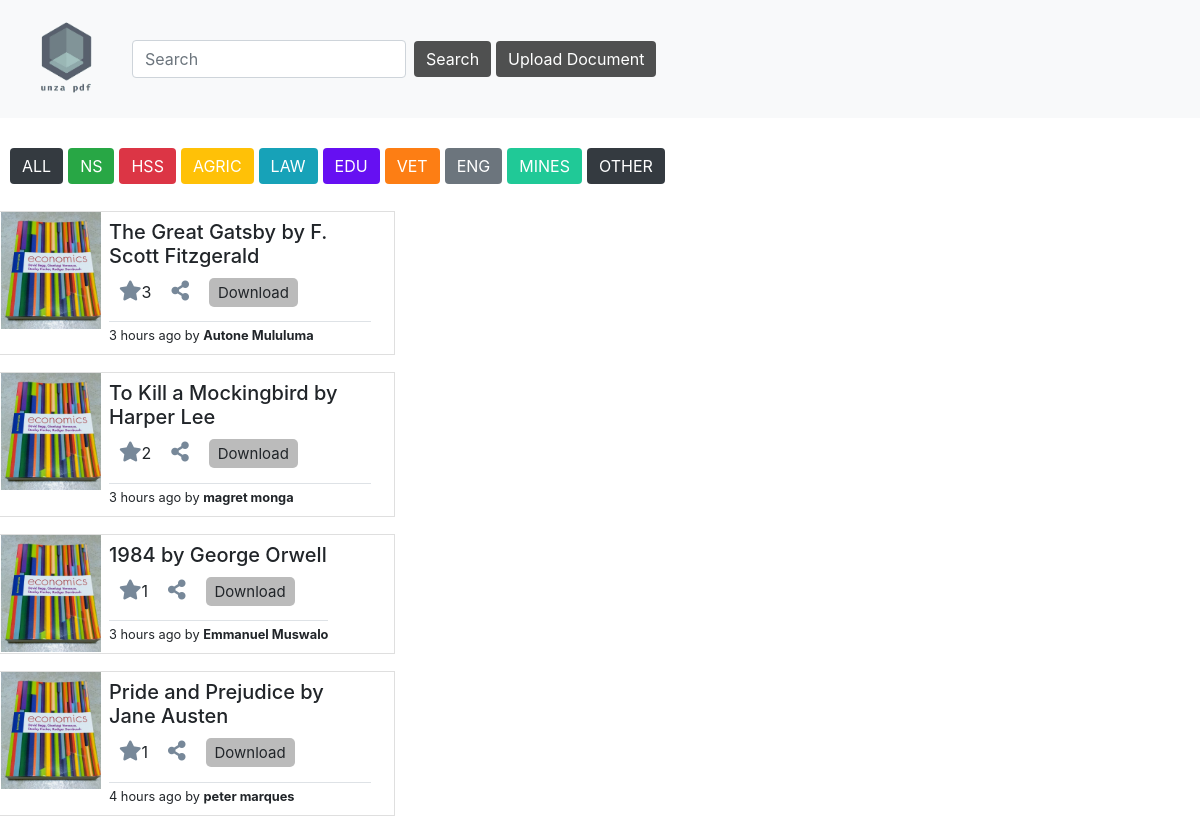
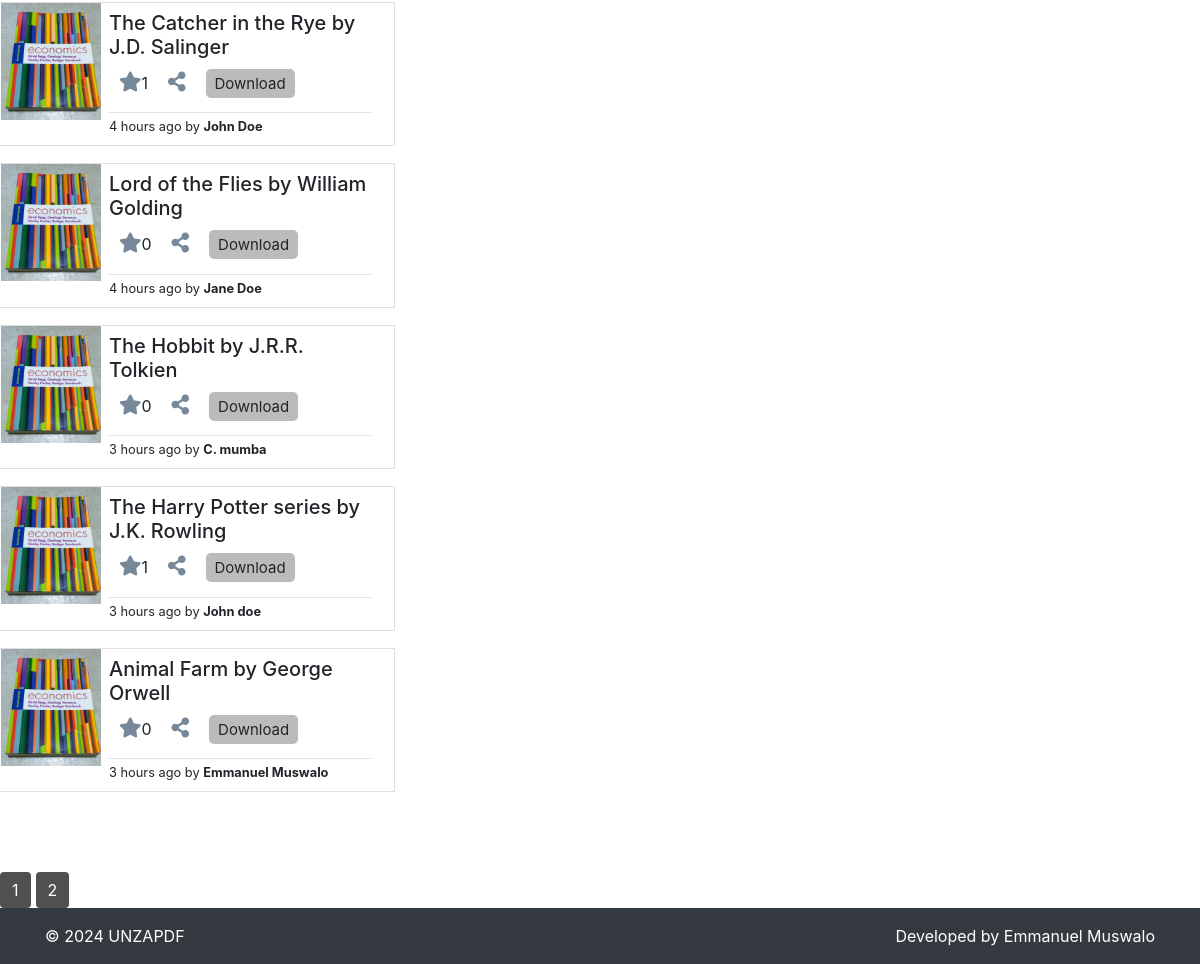
The page / on the database its author committed (2 pictures, top to bottom).
### tables this page shows
CREATE TABLE `pdfs` (
  `id` int(11) NOT NULL,
  `name` varchar(255) NOT NULL,
  `link` varchar(255) NOT NULL,
  `creator` varchar(255) NOT NULL,
  `type` varchar(255) NOT NULL,
  `recommendation` int(11) NOT NULL,
  `date` datetime DEFAULT current_timestamp()
);

### templates/generate_card.php (the view)
<?php
function generate_card($imgSrc, $title, $author, $timeAgo, $rec, $id)
{
    echo '<div class="row row-cols-1 row-cols-md-3 g-4" style="margin-top: 7px; margin-bottom: 6px;">';
    echo '<div class="col card" style="flex-direction: row;">';
    echo '<div class="h-100">';
    echo '<img src="' . $imgSrc . '" class="card-img-top" alt="..." style="width: 100px; height: 117px; object-fit: cover; border-radius: 0;">';
    echo '</div>';
    echo '<div>';
    echo '<div class="card-body px-2 py-2 p-0">';
    echo '<h5 class="card-title">' . $title . '</h5>';
    echo '<div class="icons">';
    echo '<span class="icon" onclick="increment(\'' . $id . '\')"><i class="fas fa-star" style="color: lightslategrey"></i><span id="rec_' . $id . '">' . $rec . '</span></span>';
    echo '<span class="icon"><i class="fas fa-share-alt" style="color: lightslategrey"></i></span>';
    echo '<span class="icon"><span style="font-size: 15px; padding: 5px; padding-left: 9px; padding-right: 9px; background-color: #999a; border-radius: 5px">Download</span></span>';
    echo '</div>';
    echo '<div class="border-top" style="margin-top: 17px;">';
    echo '<small>' . $timeAgo . ' by <strong>' . $author . '</strong></small>';
    echo '</div>';
    echo '</div>';
    echo '</div>';
    echo '</div>';
    echo '</div>';
}

### index.php (shortened to what this page needs)
<?php
require_once('./templates/generate_card.php');
require_once('./scripts/db_connection.php');
$recordsPerPage = 9;
$page = isset($_GET['page']) ? $_GET['page'] : 1;
$schools = [
    'ns',
    'hss',
    'agric',
    'law',
    'edu',
    'vet',
    'eng',
    'mines',
    'other'
];
if (isset($_GET['sort']) && in_array(strtolower($_GET['sort']), $schools)) {
    $type = $_GET['sort'];
    $sql = "SELECT * FROM pdfs WHERE type = ? LIMIT ?, ?";
    $stmt = mysqli_prepare($conn, $sql);
    $offset = ($page - 1) * $recordsPerPage;
    mysqli_stmt_bind_param($stmt, "sii", $type, $offset, $recordsPerPage);
} else {
    $sql = "SELECT * FROM pdfs LIMIT ?, ?";
    $stmt = mysqli_prepare($conn, $sql);
    $offset = ($page - 1) * $recordsPerPage;
    mysqli_stmt_bind_param($stmt, "ii", $offset, $recordsPerPage);
}
if ($stmt) {
    if (mysqli_stmt_execute($stmt)) {
        $result = mysqli_stmt_get_result($stmt);
        function formatDate($date)
        {
            $now = time();
            $timestamp = strtotime($date);
            $diff = $now - $timestamp;
            $intervals = array(
                31536000 => 'year',
                2592000 => 'month',
                86400 => 'day',
                3600 => 'hour',
                60 => 'minute',
                1 => 'second'
            );
            foreach ($intervals as $secs => $str) {
                if ($diff >= $secs) {
                    $num = floor($diff / $secs);
                    return $num . ' ' . $str . ($num > 1 ? 's' : '') . ' ago';
                }
            }
            return 'just now';
        }
?>
        <!DOCTYPE html>
        <html lang="en">
        <head>
            <link href="https://maxcdn.bootstrapcdn.com/bootstrap/4.5.2/css/bootstrap.min.css" rel="stylesheet">
            <link rel="stylesheet" href="./css/nav.css">
            <link rel="stylesheet" href="./css/card.css">
        </head>
        <body>
            <nav class="navbar navbar-expand-lg navbar-light bg-light">
                <a class="navbar-brand" href="#">
                    <img src="./img/logo-transparent.png" alt="Logo">
                </a>
                <div class="collapse navbar-collapse" id="navbarNav">
                    <form class="form-inline my-2 my-lg-0" action="" method="GET">
                        <input class="form-control mr-sm-2" type="search" name="search" placeholder="Search" aria-label="Search">
                        <button class="btn btn-outline-success my-2 my-sm-0" type="submit">Search</button>
                    </form>
                    <button class="btn btn-primary btn-add">Upload Document</button>
                </div>
            </nav>
            <main style="margin-bottom: 80px;">
                <form class="slider">
                    <button type="submit" class="btn btn-other" name="sort" value="">ALL</button>
                    <button type="submit" class="btn btn-ns" name="sort" value="ns">NS</button>
                    <button type="submit" class="btn btn-hss" name="sort" value="hss">HSS</button>
                    <button type="submit" class="btn btn-agric" name="sort" value="agric">AGRIC</button>
                    <button type="submit" class="btn btn-law" name="sort" value="law">LAW</button>
                    <button type="submit" class="btn btn-edu" name="sort" value="edu">EDU</button>
                    <button type="submit" class="btn btn-vet" name="sort" value="vet">VET</button>
                    <button type="submit" class="btn btn-eng" name="sort" value="eng">ENG</button>
                    <button type="submit" class="btn btn-mines" name="sort" value="mines">MINES</button>
                    <button type="submit" class="btn btn-other" name="sort" value="other">OTHER</button>
                </form>
                <?php
                while ($row = mysqli_fetch_assoc($result)) {
                    $imgSrc = "./img/david_begg.jpg";
                    $title = $row['name'];
                    $author = $row['creator'];
                    $timeAgo = formatDate($row['date']);
                    $recommendation = $row['recommendation'];
                    $id = $row['id'];
                    generate_card($imgSrc, $title, $author, $timeAgo, $recommendation, $id);
                }
                ?>
            </main>
            <div class="pagination">
                <?php
                $totalPagesSql = "SELECT COUNT(*) AS total FROM pdfs";
                $totalResult = mysqli_query($conn, $totalPagesSql);
                $totalRows = mysqli_fetch_assoc($totalResult)['total'];
                $totalPages = ceil($totalRows / $recordsPerPage);
                for ($i = 1; $i <= $totalPages; $i++) {
                    echo '<a href="?page=' . $i . '" class="btn btn-primary">' . $i . '</a>';
                }
                ?>
            </div>
            <footer class="footer mt-auto py-3 bg-dark">
                <div class="container">
                    <div class="row">
                        <div class="col-md-6">
                            <p class="mb-0" style="color: white;">&copy; <?php echo date("Y"); ?> UNZAPDF</p>
                        </div>
                        <div class="col-md-6 text-md-right">
                            <p class="mb-0" style="color: white;">Developed by Emmanuel Muswalo</p>
                        </div>
                    </div>
                </div>
            </footer>
            <link rel="stylesheet" href="https://cdnjs.cloudflare.com/ajax/libs/font-awesome/5.15.4/css/all.min.css">
        </body>
        </html>
<?php
    } else {
        http_response_code(500);
        echo json_encode(array('error' => 'Failed to execute statement'));
    }
} else {
    http_response_code(500);
    echo json_encode(array('error' => 'Failed to prepare statement'));
}
?>

### css/nav.css (style rules this page uses)
.navbar-brand img { max-width: 100px; height: auto; }

### css/card.css (style rules this page uses)
.card { border-radius: 0; width: 200px; margin-top: 10px; }
.card-img-top { width: 100%; height: auto; }
.card-body { padding: 20px; }
.icons { display: flex; flex-direction: row; margin-left: 10px; }
.icon { margin-right: 20px; }
.fas { font-size: 20px; }
.btn { background-color: #007bff; color: #fff; margin-right: 5px; border: none; padding: 10; background-color: #444e; }
.btn.btn-ns { background-color: #28a745; }
.btn.btn-hss { background-color: #dc3545; }
.btn.btn-agric { background-color: #ffc107; }
.btn.btn-law { background-color: #17a2b8; }
.btn.btn-edu { background-color: #6610f2; }
.btn.btn-vet { background-color: #fd7e14; }
.btn.btn-eng { background-color: #6c757d; }
.btn.btn-mines { background-color: #20c997; }
.btn.btn-other { background-color: #343a40; }
.slider { margin-top: 20px; padding: 10px; display: flex; flex-direction: row; flex-wrap: nowrap; overflow: scroll; }

### rows shown on the page
pdfs: name "The Great Gatsby by F. Scott Fitzgerald", recommendation "3", date "3 hours ago", creator "Autone Mululuma"
pdfs: name "To Kill a Mockingbird by Harper Lee", id "2", date "3 hours ago", creator "magret monga"
pdfs: name "1984 by George Orwell", recommendation "1", date "3 hours ago", creator "Emmanuel Muswalo"
pdfs: name "Pride and Prejudice by Jane Austen", recommendation "1", date "4 hours ago", creator "peter marques"
pdfs: name "The Catcher in the Rye by J.D. Salinger", recommendation "1", date "4 hours ago", creator "John Doe"
pdfs: name "Lord of the Flies by William Golding", recommendation "0", date "4 hours ago", creator "Jane Doe"
pdfs: name "The Hobbit by J.R.R. Tolkien", recommendation "0", date "3 hours ago", creator "C. mumba"
pdfs: name "The Harry Potter series by J.K. Rowling", recommendation "1", date "3 hours ago", creator "John doe"
pdfs: name "Animal Farm by George Orwell", recommendation "0", date "3 hours ago", creator "Emmanuel Muswalo"
